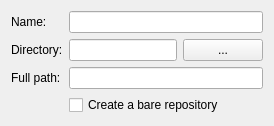
<?xml version="1.0" encoding="UTF-8"?>
<ui version="4.0">
 <class>LocationPage</class>
 <widget class="QWizardPage" name="LocationPage">
  <property name="title">
   <string>Repository Location</string>
  </property>
  <property name="subTitle">
   <string>Choose the name and location of the new repository. A new directory will be created if it doesn't already exist.</string>
  </property>
  <layout class="QVBoxLayout" name="verticalLayout">
   <item>
    <layout class="QFormLayout" name="formLayout">
     <property name="formAlignment">
      <set>Qt::AlignLeft</set>
     </property>
     <item row="0" column="0">
      <widget class="QLabel" name="label">
       <property name="text">
        <string>Name:</string>
       </property>
      </widget>
     </item>
     <item row="0" column="1">
      <widget class="QLineEdit" name="mName">
       <property name="minimumWidth">
        <number>300</number>
       </property>
      </widget>
     </item>
     <item row="1" column="0">
      <widget class="QLabel" name="label_2">
       <property name="text">
        <string>Directory:</string>
       </property>
      </widget>
     </item>
     <item row="1" column="1">
      <widget class="QWidget" name="mPathFrame" native="true">
       <layout class="QHBoxLayout" name="pathLayout">
        <property name="leftMargin">
         <number>0</number>
        </property>
        <property name="topMargin">
         <number>0</number>
        </property>
        <property name="rightMargin">
         <number>0</number>
        </property>
        <property name="bottomMargin">
         <number>0</number>
        </property>
        <item>
         <widget class="QLineEdit" name="mPath">
          <property name="minimumWidth">
           <number>300</number>
          </property>
         </widget>
        </item>
        <item>
         <widget class="QPushButton" name="mBrowse">
          <property name="text">
           <string>...</string>
          </property>
         </widget>
        </item>
       </layout>
      </widget>
     </item>
     <item row="2" column="0">
      <widget class="QLabel" name="label_3">
       <property name="text">
        <string>Full path:</string>
       </property>
      </widget>
     </item>
     <item row="2" column="1">
      <widget class="QLineEdit" name="mFullPath">
       <property name="readOnly">
        <bool>true</bool>
       </property>
      </widget>
     </item>
     <item row="3" column="1">
      <widget class="QCheckBox" name="mBare">
       <property name="text">
        <string>Create a bare repository</string>
       </property>
      </widget>
     </item>
    </layout>
   </item>
  </layout>
 </widget>
 <resources/>
 <connections/>
</ui>
